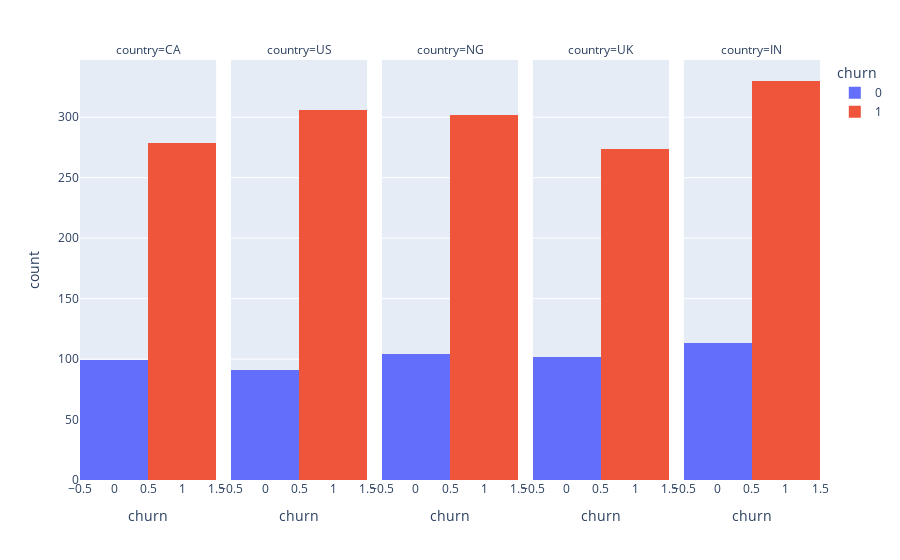

This figure's notebook cell:
### Code cell
px.histogram(customer, x="churn", color="churn", facet_col="country")

### Figure 1 — Plotly figure (JSON) as saved in the notebook; plotly's stock layout.template omitted (floating-point values rounded to 4 significant figures; data arrays with more than 128 entries replaced by an {"elided": "..."} marker saying what was removed)
{"data": [{"bingroup": "x", "hovertemplate": "churn=%{x}<br>country=CA<br>count=%{y}<extra></extra>", "legendgroup": "0", "marker": {"color": "#636efa", "pattern": {"shape": ""}}, "name": "0", "orientation": "v", "showlegend": true, "type": "histogram", "x": [0, 0, 0, 0, 0, 0, 0, 0, 0, 0, 0, 0, 0, 0, 0, 0, 0, 0, 0, 0, 0, 0, 0, 0, 0, 0, 0, 0, 0, 0, 0, 0, 0, 0, 0, 0, 0, 0, 0, 0, 0, 0, 0, 0, 0, 0, 0, 0, 0, 0, 0, 0, 0, 0, 0, 0, 0, 0, 0, 0, 0, 0, 0, 0, 0, 0, 0, 0, 0, 0, 0, 0, 0, 0, 0, 0, 0, 0, 0, 0, 0, 0, 0, 0, 0, 0, 0, 0, 0, 0, 0, 0, 0, 0, 0, 0, 0, 0, 0], "xaxis": "x", "yaxis": "y"}, {"bingroup": "x", "hovertemplate": "churn=%{x}<br>country=US<br>count=%{y}<extra></extra>", "legendgroup": "0", "marker": {"color": "#636efa", "pattern": {"shape": ""}}, "name": "0", "orientation": "v", "showlegend": false, "type": "histogram", "x": [0, 0, 0, 0, 0, 0, 0, 0, 0, 0, 0, 0, 0, 0, 0, 0, 0, 0, 0, 0, 0, 0, 0, 0, 0, 0, 0, 0, 0, 0, 0, 0, 0, 0, 0, 0, 0, 0, 0, 0, 0, 0, 0, 0, 0, 0, 0, 0, 0, 0, 0, 0, 0, 0, 0, 0, 0, 0, 0, 0, 0, 0, 0, 0, 0, 0, 0, 0, 0, 0, 0, 0, 0, 0, 0, 0, 0, 0, 0, 0, 0, 0, 0, 0, 0, 0, 0, 0, 0, 0, 0], "xaxis": "x2", "yaxis": "y2"}, {"bingroup": "x", "hovertemplate": "churn=%{x}<br>country=NG<br>count=%{y}<extra></extra>", "legendgroup": "0", "marker": {"color": "#636efa", "pattern": {"shape": ""}}, "name": "0", "orientation": "v", "showlegend": false, "type": "histogram", "x": [0, 0, 0, 0, 0, 0, 0, 0, 0, 0, 0, 0, 0, 0, 0, 0, 0, 0, 0, 0, 0, 0, 0, 0, 0, 0, 0, 0, 0, 0, 0, 0, 0, 0, 0, 0, 0, 0, 0, 0, 0, 0, 0, 0, 0, 0, 0, 0, 0, 0, 0, 0, 0, 0, 0, 0, 0, 0, 0, 0, 0, 0, 0, 0, 0, 0, 0, 0, 0, 0, 0, 0, 0, 0, 0, 0, 0, 0, 0, 0, 0, 0, 0, 0, 0, 0, 0, 0, 0, 0, 0, 0, 0, 0, 0, 0, 0, 0, 0, 0, 0, 0, 0, 0], "xaxis": "x3", "yaxis": "y3"}, {"bingroup": "x", "hovertemplate": "churn=%{x}<br>country=UK<br>count=%{y}<extra></extra>", "legendgroup": "0", "marker": {"color": "#636efa", "pattern": {"shape": ""}}, "name": "0", "orientation": "v", "showlegend": false, "type": "histogram", "x": [0, 0, 0, 0, 0, 0, 0, 0, 0, 0, 0, 0, 0, 0, 0, 0, 0, 0, 0, 0, 0, 0, 0, 0, 0, 0, 0, 0, 0, 0, 0, 0, 0, 0, 0, 0, 0, 0, 0, 0, 0, 0, 0, 0, 0, 0, 0, 0, 0, 0, 0, 0, 0, 0, 0, 0, 0, 0, 0, 0, 0, 0, 0, 0, 0, 0, 0, 0, 0, 0, 0, 0, 0, 0, 0, 0, 0, 0, 0, 0, 0, 0, 0, 0, 0, 0, 0, 0, 0, 0, 0, 0, 0, 0, 0, 0, 0, 0, 0, 0, 0, 0], "xaxis": "x4", "yaxis": "y4"}, {"bingroup": "x", "hovertemplate": "churn=%{x}<br>country=IN<br>count=%{y}<extra></extra>", "legendgroup": "0", "marker": {"color": "#636efa", "pattern": {"shape": ""}}, "name": "0", "orientation": "v", "showlegend": false, "type": "histogram", "x": [0, 0, 0, 0, 0, 0, 0, 0, 0, 0, 0, 0, 0, 0, 0, 0, 0, 0, 0, 0, 0, 0, 0, 0, 0, 0, 0, 0, 0, 0, 0, 0, 0, 0, 0, 0, 0, 0, 0, 0, 0, 0, 0, 0, 0, 0, 0, 0, 0, 0, 0, 0, 0, 0, 0, 0, 0, 0, 0, 0, 0, 0, 0, 0, 0, 0, 0, 0, 0, 0, 0, 0, 0, 0, 0, 0, 0, 0, 0, 0, 0, 0, 0, 0, 0, 0, 0, 0, 0, 0, 0, 0, 0, 0, 0, 0, 0, 0, 0, 0, 0, 0, 0, 0, 0, 0, 0, 0, 0, 0, 0, 0, 0], "xaxis": "x5", "yaxis": "y5"}, {"bingroup": "x", "hovertemplate": "churn=%{x}<br>country=CA<br>count=%{y}<extra></extra>", "legendgroup": "1", "marker": {"color": "#EF553B", "pattern": {"shape": ""}}, "name": "1", "orientation": "v", "showlegend": true, "type": "histogram", "x": {"elided": "279 int values"}, "xaxis": "x", "yaxis": "y"}, {"bingroup": "x", "hovertemplate": "churn=%{x}<br>country=US<br>count=%{y}<extra></extra>", "legendgroup": "1", "marker": {"color": "#EF553B", "pattern": {"shape": ""}}, "name": "1", "orientation": "v", "showlegend": false, "type": "histogram", "x": {"elided": "306 int values"}, "xaxis": "x2", "yaxis": "y2"}, {"bingroup": "x", "hovertemplate": "churn=%{x}<br>country=NG<br>count=%{y}<extra></extra>", "legendgroup": "1", "marker": {"color": "#EF553B", "pattern": {"shape": ""}}, "name": "1", "orientation": "v", "showlegend": false, "type": "histogram", "x": {"elided": "302 int values"}, "xaxis": "x3", "yaxis": "y3"}, {"bingroup": "x", "hovertemplate": "churn=%{x}<br>country=UK<br>count=%{y}<extra></extra>", "legendgroup": "1", "marker": {"color": "#EF553B", "pattern": {"shape": ""}}, "name": "1", "orientation": "v", "showlegend": false, "type": "histogram", "x": {"elided": "274 int values"}, "xaxis": "x4", "yaxis": "y4"}, {"bingroup": "x", "hovertemplate": "churn=%{x}<br>country=IN<br>count=%{y}<extra></extra>", "legendgroup": "1", "marker": {"color": "#EF553B", "pattern": {"shape": ""}}, "name": "1", "orientation": "v", "showlegend": false, "type": "histogram", "x": {"elided": "330 int values"}, "xaxis": "x5", "yaxis": "y5"}], "layout": {"annotations": [{"font": {}, "showarrow": false, "text": "country=CA", "x": 0.092, "xanchor": "center", "xref": "paper", "y": 1, "yanchor": "bottom", "yref": "paper"}, {"font": {}, "showarrow": false, "text": "country=US", "x": 0.296, "xanchor": "center", "xref": "paper", "y": 1, "yanchor": "bottom", "yref": "paper"}, {"font": {}, "showarrow": false, "text": "country=NG", "x": 0.5, "xanchor": "center", "xref": "paper", "y": 1, "yanchor": "bottom", "yref": "paper"}, {"font": {}, "showarrow": false, "text": "country=UK", "x": 0.704, "xanchor": "center", "xref": "paper", "y": 1, "yanchor": "bottom", "yref": "paper"}, {"font": {}, "showarrow": false, "text": "country=IN", "x": 0.908, "xanchor": "center", "xref": "paper", "y": 1, "yanchor": "bottom", "yref": "paper"}], "barmode": "relative", "legend": {"title": {"text": "churn"}, "tracegroupgap": 0}, "margin": {"t": 60}, "xaxis": {"anchor": "y", "categoryarray": [0, 1], "categoryorder": "array", "domain": [0, 0.184], "title": {"text": "churn"}}, "xaxis2": {"anchor": "y2", "categoryarray": [0, 1], "categoryorder": "array", "domain": [0.204, 0.388], "matches": "x", "title": {"text": "churn"}}, "xaxis3": {"anchor": "y3", "categoryarray": [0, 1], "categoryorder": "array", "domain": [0.408, 0.592], "matches": "x", "title": {"text": "churn"}}, "xaxis4": {"anchor": "y4", "categoryarray": [0, 1], "categoryorder": "array", "domain": [0.612, 0.796], "matches": "x", "title": {"text": "churn"}}, "xaxis5": {"anchor": "y5", "categoryarray": [0, 1], "categoryorder": "array", "domain": [0.816, 1], "matches": "x", "title": {"text": "churn"}}, "yaxis": {"anchor": "x", "domain": [0, 1], "title": {"text": "count"}}, "yaxis2": {"anchor": "x2", "domain": [0, 1], "matches": "y", "showticklabels": false}, "yaxis3": {"anchor": "x3", "domain": [0, 1], "matches": "y", "showticklabels": false}, "yaxis4": {"anchor": "x4", "domain": [0, 1], "matches": "y", "showticklabels": false}, "yaxis5": {"anchor": "x5", "domain": [0, 1], "matches": "y", "showticklabels": false}}}
